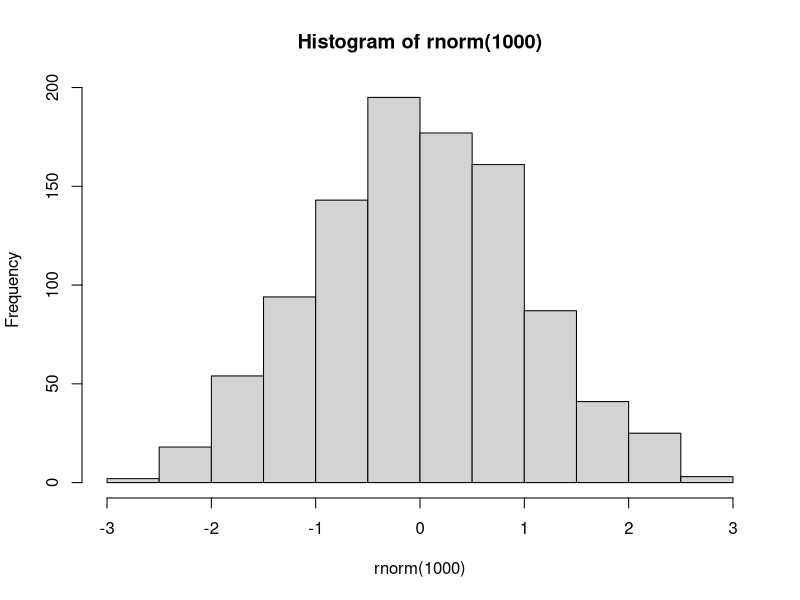

The R script that drew this image:
## ---- chunk 1
knitr::opts_chunk$set(echo = FALSE)
## ---- chunk 2
hist(rnorm(1000))

